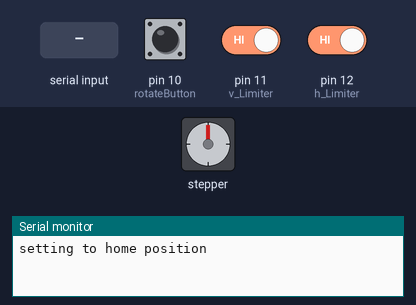
Bench run of a sketch on a simulated Arduino Uno, built with avr-gcc and run on an emulated ATmega328P. Shown: stepper motor, the last lines printed to the serial monitor. Inputs (shaded band) come from the test bench; at power-on: pin 10 (rotateButton) HIGH, pin 11 (v_Limiter) HIGH, pin 12 (h_Limiter) HIGH. Stepper angles assume 200 steps per turn.

Above: at 1.2 s.
1.3 s: pin 10 (rotateButton) pulled LOW for 0.15 s
2.9 s: "H" received over Serial
5.3 s: "V" received over Serial
7.8 s: "1" received over Serial
10.3 s: pin 10 (rotateButton) driven LOW
13.3 s: pin 11 (v_Limiter) driven LOW
At 17.9 s:
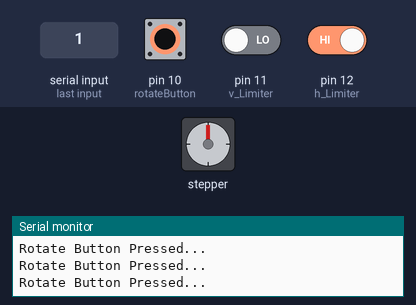
Timing chart, 0 to 63.8 s (numbered marks = the images above; inputs shaded):
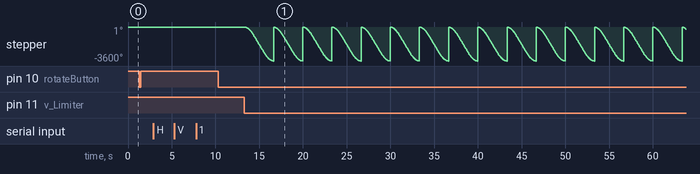

The sketch:

MonitorController.ino
```cpp
/*
   MONITOR CONTROLLER V2

   Now uses AccelStepper library for acceleration

   Controls the orientation of a monitor using an DRV8825 or A4988 and a NEMA 17 stepper motor.
   Uses 2 limit switches to stop rotation at vertical & horizontal positions.
   Also utilizes a momentary switch to manually switch orientatians if necessary.

   ***********************
   CONNECTIONS:

   NEMA 17 Coils = Black/Green, Red/Blue

   ** FOR A4988 ONLY **
   To stop motor chatter on startup/reset, place a 10k pulldown resistor on
   the step pin (step pin to Arduino, plus step pin to 10k then to ground).
   (only needed for A4988 controller)

   All switches connect to ground and their respeccted pins.

********************************************************************************/

#include <AccelStepper.h>

// for debugging
const bool debug = false;

// defines DRV8825/A4988 pins numbers
const int dirPin = 2;
const int stepPin = 3;
const int mode0 = 6;
const int mode1 = 7;
const int mode2 = 8;
const int enablePin = 9;

// define switch pins
const int rotateButton = 10;
const int v_Limiter = 11;
const int h_Limiter = 12;

// motor settings
const int maxSpeed = 1000;
const int accelSpeed = 1000;
const int endPos = 2000;

// define mode and the pins
AccelStepper stepper(1, stepPin, dirPin); // driver, step, dir

// for current orientation
bool isHorizontal;

void setup()
{
  // init serial
  Serial.begin(9600);

  // init AccelStepper
  stepper.setEnablePin(enablePin);
  stepper.setMaxSpeed(maxSpeed);
  stepper.setAcceleration(accelSpeed);

  /***************************
   *  MICROSTEPS: M0 M1 M2
   *  FULL: LOW LOW LOW
   *  HALF: HIGH LOW LOW
   *  1/4: LOW HIGH LOW
   *  1/8: HIGH HIGH LOW
   *  1/16: LOW LOW HIGH
   *  1/32: HIGH LOW HIGH
   ***************************/

  // microstep @ 1/16th
  digitalWrite(mode0, LOW);
  digitalWrite(mode1, LOW);
  digitalWrite(mode2, HIGH);

  // switches/buttons
  pinMode(h_Limiter, INPUT_PULLUP);
  pinMode(v_Limiter, INPUT_PULLUP);
  pinMode(rotateButton, INPUT_PULLUP);

  // init monitor to home position (horizontal)
  Serial.println("setting to home position");
  setHorizontal();
}

void loop()
{
  if (debug) onDebug();

  // check if rotate button pressed
  if (digitalRead(rotateButton) == LOW)
  {
    Serial.println("Rotate Button Pressed...");
    isHorizontal ? setVertical() : setHorizontal();
  }

  // check if serial is available
  if (Serial.available() > 0)
  {
    // read the incoming string and trim the trailing \n
    String serialString = Serial.readString();
    serialString.trim();

    if (serialString == "H" && !isHorizontal)
    {
      Serial.println("setting to horizontal position");
      setHorizontal();
    }
    else if (serialString == "V" && isHorizontal)
    {
      Serial.println("setting to vertical position");
      setVertical();
    }
    else {
      Serial.println("monitor already in position");
    }
  }
}

void setHorizontal()
{
  stepper.disableOutputs();
  stepper.moveTo(endPos);

  // if h_Limiter is not pressed
  while (!digitalRead(h_Limiter) && stepper.distanceToGo() > 0)
  {
    stepper.run();
  }

  isHorizontal = true;
  stepper.enableOutputs();
  stepper.setCurrentPosition(0);
}

void setVertical()
{
  stepper.disableOutputs();
  stepper.moveTo(-endPos);

  // if v_Limiter is not pressed
  while (!digitalRead(v_Limiter) && stepper.distanceToGo() < 0)
  {
    stepper.run();
  }

  isHorizontal = false;
  stepper.enableOutputs();
  stepper.setCurrentPosition(0);
}

void onDebug()
{
  // print to console if either limit switch is pressed

  if (digitalRead (h_Limiter)) {
    Serial.println ("H Limit Pressed...");
  }
  if (digitalRead (v_Limiter)) {
    Serial.println ("V Limit Pressed...");
  }
}
```

Measured:
- after the input at 13.3 s, stepper: turns 3600° counter-clockwise in 3.3 s, then 3596° clockwise in 0.00 s, repeating every 3.4 s
